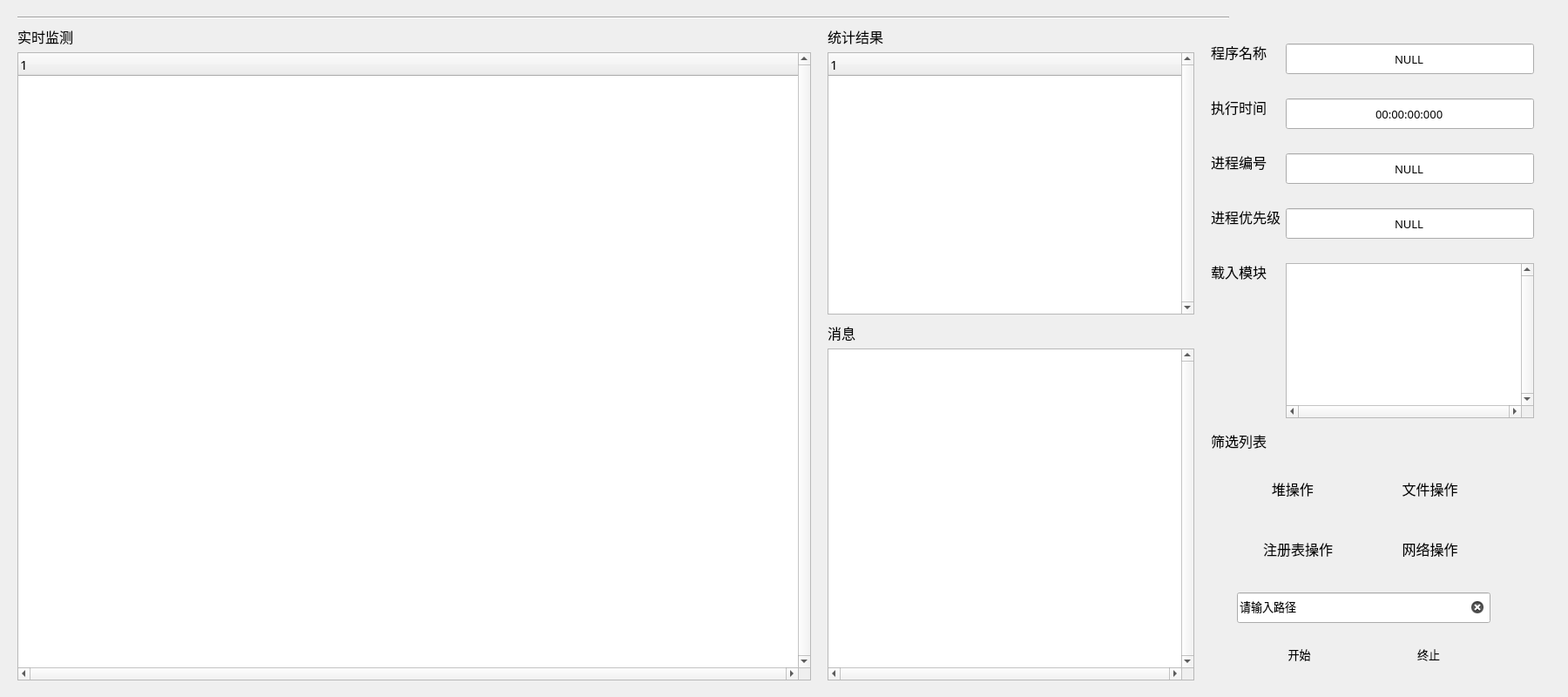
<?xml version="1.0" encoding="UTF-8"?>
<ui version="4.0">
 <class>Widget</class>
 <widget class="QWidget" name="Widget">
  <property name="geometry">
   <rect>
    <x>0</x>
    <y>0</y>
    <width>1800</width>
    <height>800</height>
   </rect>
  </property>
  <property name="maximumSize">
   <size>
    <width>1800</width>
    <height>800</height>
   </size>
  </property>
  <property name="windowTitle">
   <string>Scalpel</string>
  </property>
  <property name="windowOpacity">
   <double>0.960000000000000</double>
  </property>
  <widget class="Line" name="eyebrowLine">
   <property name="geometry">
    <rect>
     <x>20</x>
     <y>10</y>
     <width>1391</width>
     <height>20</height>
    </rect>
   </property>
   <property name="font">
    <font>
     <weight>75</weight>
     <bold>true</bold>
    </font>
   </property>
   <property name="orientation">
    <enum>Qt::Horizontal</enum>
   </property>
  </widget>
  <widget class="QLabel" name="toolLabel">
   <property name="geometry">
    <rect>
     <x>1390</x>
     <y>490</y>
     <width>81</width>
     <height>31</height>
    </rect>
   </property>
   <property name="font">
    <font>
     <family>黑体</family>
     <pointsize>12</pointsize>
    </font>
   </property>
   <property name="text">
    <string>筛选列表</string>
   </property>
  </widget>
  <widget class="QPushButton" name="fileButton">
   <property name="geometry">
    <rect>
     <x>1730</x>
     <y>680</y>
     <width>35</width>
     <height>35</height>
    </rect>
   </property>
   <property name="autoFillBackground">
    <bool>true</bool>
   </property>
   <property name="text">
    <string/>
   </property>
   <property name="flat">
    <bool>true</bool>
   </property>
  </widget>
  <widget class="QWidget" name="layoutWidget">
   <property name="geometry">
    <rect>
     <x>1420</x>
     <y>730</y>
     <width>291</width>
     <height>41</height>
    </rect>
   </property>
   <layout class="QHBoxLayout" name="horizontalLayout">
    <item>
     <widget class="QPushButton" name="commitButton">
      <property name="minimumSize">
       <size>
        <width>0</width>
        <height>35</height>
       </size>
      </property>
      <property name="font">
       <font>
        <family>黑体</family>
        <pointsize>10</pointsize>
       </font>
      </property>
      <property name="text">
       <string>开始</string>
      </property>
      <property name="flat">
       <bool>true</bool>
      </property>
     </widget>
    </item>
    <item>
     <widget class="QPushButton" name="cancelButton">
      <property name="minimumSize">
       <size>
        <width>0</width>
        <height>35</height>
       </size>
      </property>
      <property name="font">
       <font>
        <family>黑体</family>
        <pointsize>10</pointsize>
       </font>
      </property>
      <property name="text">
       <string>终止</string>
      </property>
      <property name="flat">
       <bool>true</bool>
      </property>
     </widget>
    </item>
   </layout>
  </widget>
  <widget class="QLineEdit" name="pathLine">
   <property name="geometry">
    <rect>
     <x>1420</x>
     <y>680</y>
     <width>291</width>
     <height>35</height>
    </rect>
   </property>
   <property name="minimumSize">
    <size>
     <width>0</width>
     <height>35</height>
    </size>
   </property>
   <property name="font">
    <font>
     <family>黑体</family>
     <pointsize>10</pointsize>
    </font>
   </property>
   <property name="acceptDrops">
    <bool>true</bool>
   </property>
   <property name="whatsThis">
    <string>&lt;html&gt;&lt;head/&gt;&lt;body&gt;&lt;p&gt;&lt;br/&gt;&lt;/p&gt;&lt;/body&gt;&lt;/html&gt;</string>
   </property>
   <property name="text">
    <string>请输入路径</string>
   </property>
   <property name="alignment">
    <set>Qt::AlignLeading|Qt::AlignLeft|Qt::AlignVCenter</set>
   </property>
   <property name="readOnly">
    <bool>false</bool>
   </property>
   <property name="clearButtonEnabled">
    <bool>true</bool>
   </property>
  </widget>
  <widget class="QWidget" name="layoutWidget">
   <property name="geometry">
    <rect>
     <x>20</x>
     <y>30</y>
     <width>911</width>
     <height>751</height>
    </rect>
   </property>
   <layout class="QVBoxLayout" name="verticalLayout">
    <item>
     <widget class="QLabel" name="processTip">
      <property name="font">
       <font>
        <family>黑体</family>
        <pointsize>12</pointsize>
       </font>
      </property>
      <property name="text">
       <string>实时监测</string>
      </property>
     </widget>
    </item>
    <item>
     <widget class="QTreeWidget" name="processScreen">
      <property name="font">
       <font>
        <family>黑体</family>
        <pointsize>11</pointsize>
       </font>
      </property>
      <property name="focusPolicy">
       <enum>Qt::StrongFocus</enum>
      </property>
      <property name="toolTip">
       <string/>
      </property>
      <property name="toolTipDuration">
       <number>-1</number>
      </property>
      <property name="autoFillBackground">
       <bool>false</bool>
      </property>
      <property name="verticalScrollBarPolicy">
       <enum>Qt::ScrollBarAlwaysOn</enum>
      </property>
      <property name="horizontalScrollBarPolicy">
       <enum>Qt::ScrollBarAlwaysOn</enum>
      </property>
      <property name="sizeAdjustPolicy">
       <enum>QAbstractScrollArea::AdjustToContents</enum>
      </property>
      <property name="dragDropOverwriteMode">
       <bool>true</bool>
      </property>
      <property name="wordWrap">
       <bool>false</bool>
      </property>
      <property name="headerHidden">
       <bool>false</bool>
      </property>
      <attribute name="headerHighlightSections">
       <bool>true</bool>
      </attribute>
      <column>
       <property name="text">
        <string notr="true"/>
       </property>
       <property name="font">
        <font>
         <family>黑体</family>
         <pointsize>11</pointsize>
        </font>
       </property>
      </column>
     </widget>
    </item>
   </layout>
  </widget>
  <widget class="QWidget" name="layoutWidget">
   <property name="geometry">
    <rect>
     <x>950</x>
     <y>30</y>
     <width>421</width>
     <height>331</height>
    </rect>
   </property>
   <layout class="QVBoxLayout" name="verticalLayout_2">
    <item>
     <widget class="QLabel" name="totalTip">
      <property name="font">
       <font>
        <family>黑体</family>
        <pointsize>12</pointsize>
       </font>
      </property>
      <property name="text">
       <string>统计结果</string>
      </property>
     </widget>
    </item>
    <item>
     <widget class="QTreeWidget" name="totalScreen">
      <property name="font">
       <font>
        <family>黑体</family>
        <pointsize>11</pointsize>
       </font>
      </property>
      <property name="lineWidth">
       <number>1</number>
      </property>
      <property name="verticalScrollBarPolicy">
       <enum>Qt::ScrollBarAlwaysOn</enum>
      </property>
      <property name="horizontalScrollBarPolicy">
       <enum>Qt::ScrollBarAsNeeded</enum>
      </property>
      <property name="dragDropOverwriteMode">
       <bool>true</bool>
      </property>
      <property name="headerHidden">
       <bool>false</bool>
      </property>
      <column>
       <property name="text">
        <string notr="true"/>
       </property>
       <property name="font">
        <font>
         <family>黑体</family>
         <pointsize>11</pointsize>
        </font>
       </property>
      </column>
     </widget>
    </item>
   </layout>
  </widget>
  <widget class="QWidget" name="layoutWidget">
   <property name="geometry">
    <rect>
     <x>1390</x>
     <y>30</y>
     <width>371</width>
     <height>451</height>
    </rect>
   </property>
   <layout class="QHBoxLayout" name="horizontalLayout_2">
    <item>
     <layout class="QVBoxLayout" name="verticalLayout_5" stretch="2,30,25">
      <property name="spacing">
       <number>7</number>
      </property>
      <item>
       <spacer name="verticalSpacer_2">
        <property name="orientation">
         <enum>Qt::Vertical</enum>
        </property>
        <property name="sizeHint" stdset="0">
         <size>
          <width>20</width>
          <height>40</height>
         </size>
        </property>
       </spacer>
      </item>
      <item>
       <layout class="QVBoxLayout" name="verticalLayout_4" stretch="0,6,6,6,6">
        <property name="spacing">
         <number>28</number>
        </property>
        <property name="leftMargin">
         <number>0</number>
        </property>
        <property name="topMargin">
         <number>0</number>
        </property>
        <property name="rightMargin">
         <number>0</number>
        </property>
        <property name="bottomMargin">
         <number>0</number>
        </property>
        <item>
         <widget class="QLabel" name="exeNameTip">
          <property name="minimumSize">
           <size>
            <width>0</width>
            <height>35</height>
           </size>
          </property>
          <property name="font">
           <font>
            <family>黑体</family>
            <pointsize>12</pointsize>
           </font>
          </property>
          <property name="text">
           <string>程序名称</string>
          </property>
         </widget>
        </item>
        <item>
         <widget class="QLabel" name="timerTip">
          <property name="minimumSize">
           <size>
            <width>0</width>
            <height>35</height>
           </size>
          </property>
          <property name="font">
           <font>
            <family>黑体</family>
            <pointsize>12</pointsize>
           </font>
          </property>
          <property name="text">
           <string>执行时间</string>
          </property>
         </widget>
        </item>
        <item>
         <widget class="QLabel" name="PIDtip">
          <property name="minimumSize">
           <size>
            <width>0</width>
            <height>35</height>
           </size>
          </property>
          <property name="font">
           <font>
            <family>黑体</family>
            <pointsize>12</pointsize>
           </font>
          </property>
          <property name="text">
           <string>进程编号</string>
          </property>
         </widget>
        </item>
        <item>
         <widget class="QLabel" name="priorityTip">
          <property name="minimumSize">
           <size>
            <width>0</width>
            <height>35</height>
           </size>
          </property>
          <property name="font">
           <font>
            <family>黑体</family>
            <pointsize>12</pointsize>
           </font>
          </property>
          <property name="text">
           <string>进程优先级</string>
          </property>
         </widget>
        </item>
        <item>
         <widget class="QLabel" name="Moudletip">
          <property name="minimumSize">
           <size>
            <width>0</width>
            <height>35</height>
           </size>
          </property>
          <property name="font">
           <font>
            <family>黑体</family>
            <pointsize>12</pointsize>
           </font>
          </property>
          <property name="text">
           <string>载入模块</string>
          </property>
         </widget>
        </item>
       </layout>
      </item>
      <item>
       <spacer name="verticalSpacer">
        <property name="orientation">
         <enum>Qt::Vertical</enum>
        </property>
        <property name="sizeType">
         <enum>QSizePolicy::Expanding</enum>
        </property>
        <property name="sizeHint" stdset="0">
         <size>
          <width>20</width>
          <height>1</height>
         </size>
        </property>
       </spacer>
      </item>
     </layout>
    </item>
    <item>
     <layout class="QVBoxLayout" name="verticalLayout_3" stretch="0">
      <property name="spacing">
       <number>5</number>
      </property>
      <property name="sizeConstraint">
       <enum>QLayout::SetMaximumSize</enum>
      </property>
      <property name="leftMargin">
       <number>0</number>
      </property>
      <property name="topMargin">
       <number>0</number>
      </property>
      <property name="rightMargin">
       <number>0</number>
      </property>
      <property name="bottomMargin">
       <number>1</number>
      </property>
      <item>
       <layout class="QVBoxLayout" name="verticalLayout_7" stretch="8,1,14">
        <property name="spacing">
         <number>15</number>
        </property>
        <property name="topMargin">
         <number>0</number>
        </property>
        <item>
         <layout class="QVBoxLayout" name="verticalLayout_8">
          <property name="spacing">
           <number>28</number>
          </property>
          <property name="topMargin">
           <number>20</number>
          </property>
          <item>
           <widget class="QLineEdit" name="exeNameLine">
            <property name="minimumSize">
             <size>
              <width>0</width>
              <height>35</height>
             </size>
            </property>
            <property name="font">
             <font>
              <family>黑体</family>
              <pointsize>10</pointsize>
             </font>
            </property>
            <property name="text">
             <string>NULL</string>
            </property>
            <property name="alignment">
             <set>Qt::AlignCenter</set>
            </property>
            <property name="readOnly">
             <bool>true</bool>
            </property>
           </widget>
          </item>
          <item>
           <widget class="QLineEdit" name="timerLine">
            <property name="minimumSize">
             <size>
              <width>0</width>
              <height>35</height>
             </size>
            </property>
            <property name="font">
             <font>
              <family>黑体</family>
              <pointsize>10</pointsize>
             </font>
            </property>
            <property name="text">
             <string>00:00:00:000</string>
            </property>
            <property name="alignment">
             <set>Qt::AlignCenter</set>
            </property>
            <property name="dragEnabled">
             <bool>false</bool>
            </property>
            <property name="readOnly">
             <bool>true</bool>
            </property>
            <property name="clearButtonEnabled">
             <bool>false</bool>
            </property>
           </widget>
          </item>
          <item>
           <widget class="QLineEdit" name="PIDLine">
            <property name="minimumSize">
             <size>
              <width>0</width>
              <height>35</height>
             </size>
            </property>
            <property name="font">
             <font>
              <family>黑体</family>
              <pointsize>10</pointsize>
             </font>
            </property>
            <property name="whatsThis">
             <string>&lt;html&gt;&lt;head/&gt;&lt;body&gt;&lt;p&gt;&lt;br/&gt;&lt;/p&gt;&lt;/body&gt;&lt;/html&gt;</string>
            </property>
            <property name="text">
             <string>NULL</string>
            </property>
            <property name="alignment">
             <set>Qt::AlignCenter</set>
            </property>
            <property name="readOnly">
             <bool>true</bool>
            </property>
           </widget>
          </item>
          <item>
           <widget class="QLineEdit" name="priorityLine">
            <property name="minimumSize">
             <size>
              <width>0</width>
              <height>35</height>
             </size>
            </property>
            <property name="font">
             <font>
              <family>黑体</family>
              <pointsize>10</pointsize>
             </font>
            </property>
            <property name="whatsThis">
             <string>&lt;html&gt;&lt;head/&gt;&lt;body&gt;&lt;p&gt;&lt;br/&gt;&lt;/p&gt;&lt;/body&gt;&lt;/html&gt;</string>
            </property>
            <property name="text">
             <string>NULL</string>
            </property>
            <property name="alignment">
             <set>Qt::AlignCenter</set>
            </property>
            <property name="readOnly">
             <bool>true</bool>
            </property>
           </widget>
          </item>
         </layout>
        </item>
        <item>
         <spacer name="verticalSpacer_3">
          <property name="orientation">
           <enum>Qt::Vertical</enum>
          </property>
          <property name="sizeHint" stdset="0">
           <size>
            <width>20</width>
            <height>40</height>
           </size>
          </property>
         </spacer>
        </item>
        <item>
         <widget class="QTreeWidget" name="ModuleLine">
          <property name="font">
           <font>
            <family>黑体</family>
            <pointsize>11</pointsize>
           </font>
          </property>
          <property name="lineWidth">
           <number>1</number>
          </property>
          <property name="verticalScrollBarPolicy">
           <enum>Qt::ScrollBarAlwaysOn</enum>
          </property>
          <property name="horizontalScrollBarPolicy">
           <enum>Qt::ScrollBarAlwaysOn</enum>
          </property>
          <property name="dragDropOverwriteMode">
           <bool>true</bool>
          </property>
          <property name="headerHidden">
           <bool>true</bool>
          </property>
          <attribute name="headerVisible">
           <bool>false</bool>
          </attribute>
          <column>
           <property name="text">
            <string notr="true"/>
           </property>
           <property name="font">
            <font>
             <family>黑体</family>
             <pointsize>11</pointsize>
            </font>
           </property>
          </column>
         </widget>
        </item>
       </layout>
      </item>
     </layout>
    </item>
   </layout>
  </widget>
  <widget class="QWidget" name="layoutWidget_2">
   <property name="geometry">
    <rect>
     <x>950</x>
     <y>370</y>
     <width>421</width>
     <height>411</height>
    </rect>
   </property>
   <layout class="QVBoxLayout" name="verticalLayout_6">
    <item>
     <widget class="QLabel" name="messageTip">
      <property name="font">
       <font>
        <family>黑体</family>
        <pointsize>12</pointsize>
       </font>
      </property>
      <property name="text">
       <string>消息</string>
      </property>
     </widget>
    </item>
    <item>
     <widget class="QTreeWidget" name="message">
      <property name="font">
       <font>
        <family>黑体</family>
        <pointsize>11</pointsize>
       </font>
      </property>
      <property name="lineWidth">
       <number>1</number>
      </property>
      <property name="verticalScrollBarPolicy">
       <enum>Qt::ScrollBarAlwaysOn</enum>
      </property>
      <property name="horizontalScrollBarPolicy">
       <enum>Qt::ScrollBarAlwaysOn</enum>
      </property>
      <property name="dragDropOverwriteMode">
       <bool>true</bool>
      </property>
      <property name="headerHidden">
       <bool>true</bool>
      </property>
      <attribute name="headerVisible">
       <bool>false</bool>
      </attribute>
      <column>
       <property name="text">
        <string notr="true"/>
       </property>
       <property name="font">
        <font>
         <family>黑体</family>
         <pointsize>11</pointsize>
        </font>
       </property>
      </column>
     </widget>
    </item>
   </layout>
  </widget>
  <widget class="QWidget" name="layoutWidget">
   <property name="geometry">
    <rect>
     <x>1410</x>
     <y>520</y>
     <width>311</width>
     <height>151</height>
    </rect>
   </property>
   <layout class="QGridLayout" name="gridLayout">
    <property name="leftMargin">
     <number>8</number>
    </property>
    <property name="topMargin">
     <number>8</number>
    </property>
    <property name="rightMargin">
     <number>8</number>
    </property>
    <property name="bottomMargin">
     <number>8</number>
    </property>
    <property name="horizontalSpacing">
     <number>8</number>
    </property>
    <property name="verticalSpacing">
     <number>16</number>
    </property>
    <item row="0" column="1">
     <widget class="QPushButton" name="chooseHeap">
      <property name="minimumSize">
       <size>
        <width>0</width>
        <height>40</height>
       </size>
      </property>
      <property name="font">
       <font>
        <family>黑体</family>
        <pointsize>12</pointsize>
       </font>
      </property>
      <property name="text">
       <string>堆操作   </string>
      </property>
      <property name="flat">
       <bool>true</bool>
      </property>
     </widget>
    </item>
    <item row="0" column="2">
     <widget class="QPushButton" name="chooseFile">
      <property name="minimumSize">
       <size>
        <width>0</width>
        <height>40</height>
       </size>
      </property>
      <property name="font">
       <font>
        <family>黑体</family>
        <pointsize>12</pointsize>
       </font>
      </property>
      <property name="text">
       <string>文件操作</string>
      </property>
      <property name="flat">
       <bool>true</bool>
      </property>
     </widget>
    </item>
    <item row="1" column="2">
     <widget class="QPushButton" name="chooseNet">
      <property name="minimumSize">
       <size>
        <width>0</width>
        <height>40</height>
       </size>
      </property>
      <property name="font">
       <font>
        <family>黑体</family>
        <pointsize>12</pointsize>
       </font>
      </property>
      <property name="text">
       <string>网络操作</string>
      </property>
      <property name="flat">
       <bool>true</bool>
      </property>
     </widget>
    </item>
    <item row="1" column="1">
     <widget class="QPushButton" name="chooseReg">
      <property name="minimumSize">
       <size>
        <width>0</width>
        <height>40</height>
       </size>
      </property>
      <property name="font">
       <font>
        <family>黑体</family>
        <pointsize>12</pointsize>
       </font>
      </property>
      <property name="text">
       <string>注册表操作</string>
      </property>
      <property name="flat">
       <bool>true</bool>
      </property>
     </widget>
    </item>
   </layout>
  </widget>
 </widget>
 <resources/>
 <connections/>
</ui>
